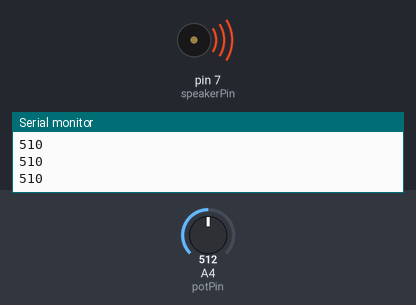
Simulated run of this sketch. Board: Arduino Uno, built with avr-gcc and run on an emulated ATmega328P. Shown: buzzer (waves = sounding), the last lines printed to the serial monitor. Inputs (shaded band) come from the test bench; at power-on: A4 (potPin) = 512.

Above: at 1.5 s.
1.6 s: A4 (potPin) set to 122
At 2.0 s:
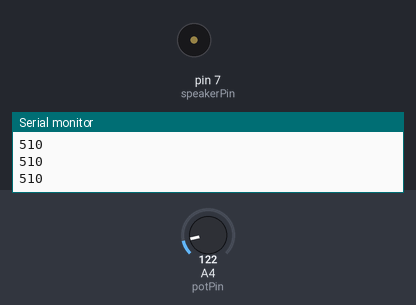
5.1 s: A4 (potPin) set to 0
At 5.9 s:
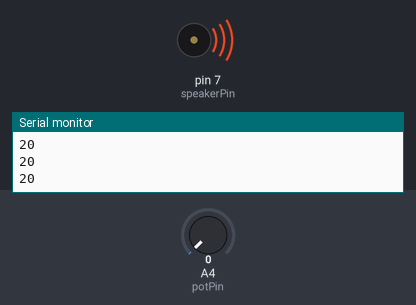
6.7 s: A4 (potPin) set to 110
Timing chart, 0 to 16.2 s (numbered marks = the images above; inputs shaded):
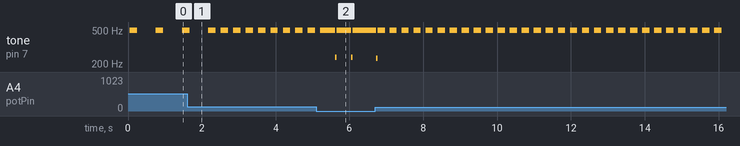

Measured:
- after the input at 5.1 s, tone on pin 7 (speakerPin): alternates 498 Hz for 0.40 s and 241 Hz for 0.04 s, starting after 0.51 s
- by itself, tone on pin 7 (speakerPin): repeats every 0.34 s: 498 Hz 0.20 s, silent 0.14 s

The sketch:

Answer_1.ino
```cpp
int speakerPin = 7;
int potPin = 4;

void setup() {
Serial.begin (9600);
pinMode (speakerPin, OUTPUT);

}

void loop() {

  int val = analogRead(potPin);
  int mappedVal = map(val, 0, 1023, 20, 1000);
  Serial.println(mappedVal);
  for (int i=0; i<100; i+=1) {
  digitalWrite (speakerPin, HIGH);
  delayMicroseconds(1000);
  digitalWrite (speakerPin, LOW);
  delayMicroseconds(1000);
  }
delay (mappedVal);
}
```
